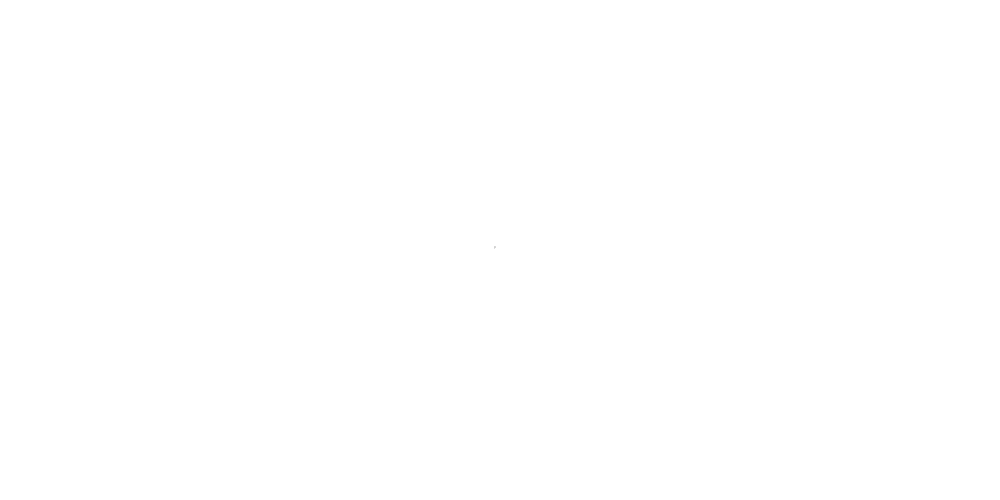
Frame 1 (no input)
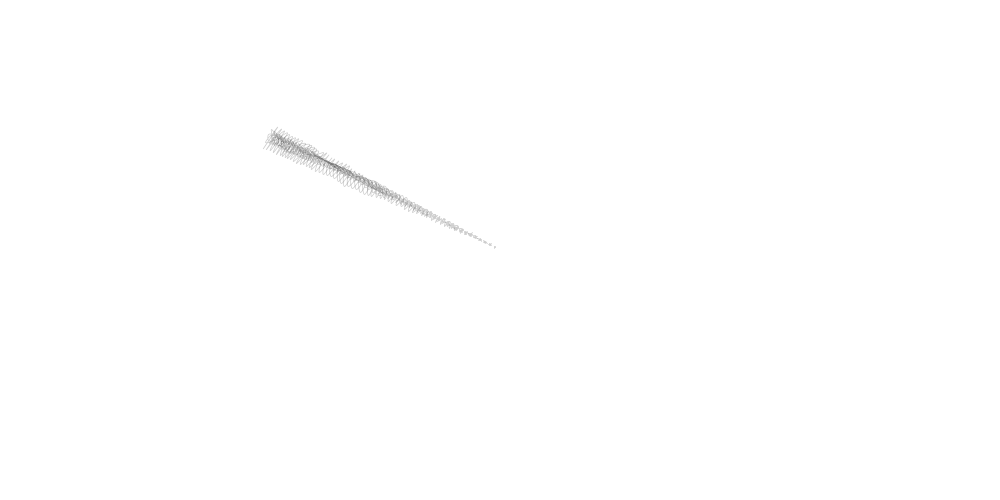
Frame 60 (the mouse pressed at the canvas centre just before this capture)
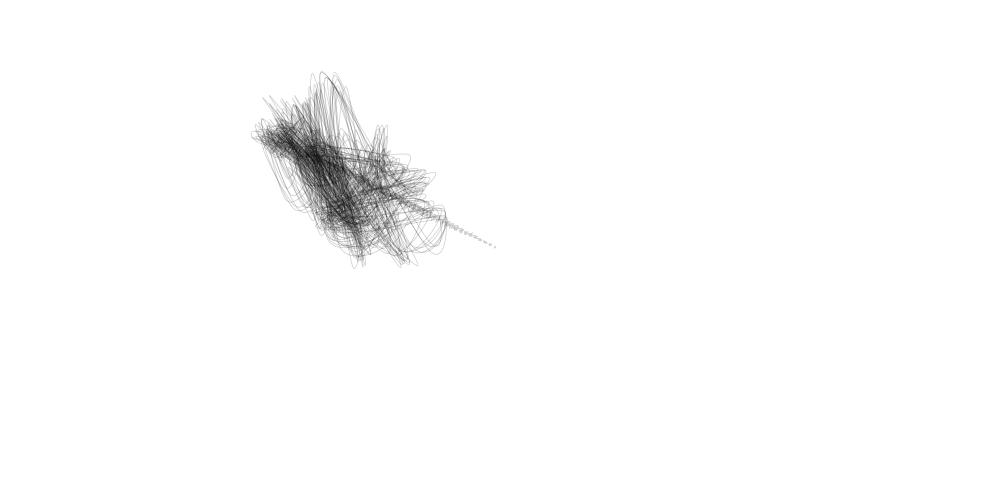
Frame 120 (the mouse held since frame 60 and released just before this capture)

The Processing sketch that drew these frames (run headless with seeded random() and noise(); from frame 60 on, the mouse is pressed at the canvas centre):

// Processing sketch: processing_116948
// ── processing_116948.pde

//Dimensional Scribbles by Hannah Kim 

//Move mouse around to move the scribble source.
//Click once to make random scribbles and twice to make even more 
//unruly lines. Then, click the third time to stop the scribbles
//and keep the shape. Press the space bar to clear the page. 

float changeSize = 2;
float centerX, centerY;
float[] x = new float[15];
float[] y = new float[15];
int index;

void setup(){
size(1000,500); 
background(255);
centerX = width/2;
centerY = height/2;
stroke(0,50);
noCursor();
}

void draw(){
    
  changeSize = map(index, 0,1, 1,10);

  centerX += (mouseX-centerX) * 0.01;
  centerY += (mouseY-centerY) * 0.01;

  for (int i=0; i<15; i++){
    x[i] += random(-changeSize,changeSize);
    y[i] += random(-changeSize,changeSize);
  }

  strokeWeight(0.75);
  
  noFill();

    beginShape();
    
    curveVertex(x[15-1]+centerX, y[15-1]+centerY);
    
    for (int i=0; i<15; i++){
    curveVertex(x[i]+centerX, y[i]+centerY);
    }
    curveVertex(x[0]+centerX, y[0]+centerY);

    curveVertex(x[1]+centerX, y[1]+centerY);
    endShape();
  }


void mousePressed(){
  index = index + 1; 
  if(index > 2){
    index=0;
  }
}

void keyPressed(){ 
  if (key == ' '){
    background(255); 
  }
}
